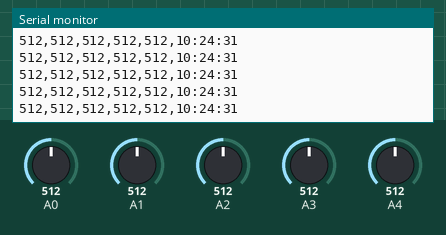
Simulated run of this sketch. Board: Arduino Uno, built with avr-gcc and run on an emulated ATmega328P. Parts: the last lines printed to the serial monitor. The inputs (shaded band) are chosen by the test bench; at power-on: A0 = 512, A1 = 512, A3 = 512, A2 = 512, A4 = 512. The local clock reads 2024-03-15 10:24:30 at power-on unless the sketch sets it; storage starts empty.

Above: at 1.2 s.
1.3 s: A0 set to 109
At 2.4 s:
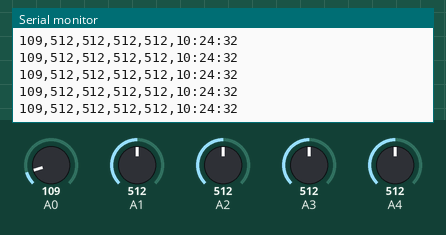
4.3 s: A0 set to 90
At 5.1 s:
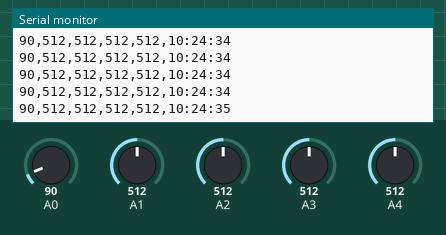
7.3 s: A1 set to 108
At 8.4 s:
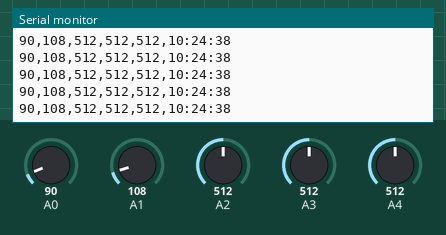
10.3 s: A1 set to 90
At 11.4 s:
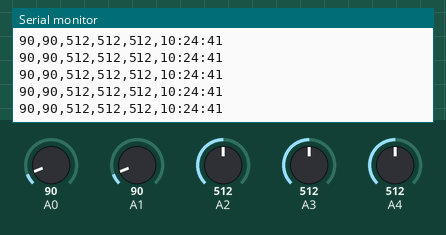
14.8 s: A3 set to 106
At 15.4 s:
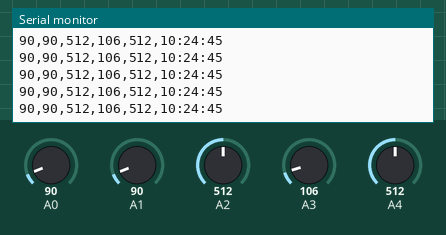
16.3 s: A3 set to 88
At 16.9 s:
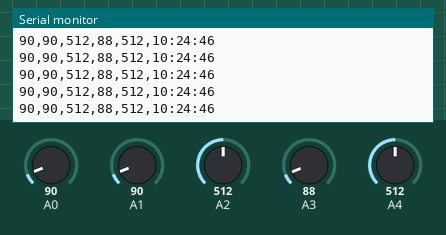
Timing chart, 0 to 18.8 s (numbered marks = the images above; inputs shaded):
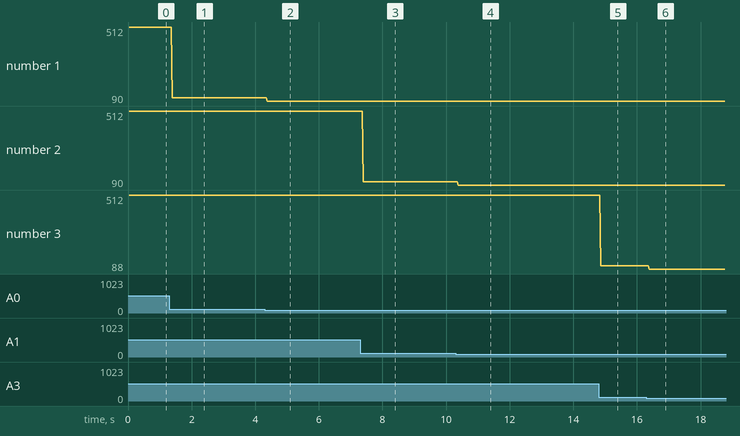

The sketch:

data_collection.ino
```cpp
#include <SPI.h>
#include <SD.h>
#include <Rtc_Pcf8563.h>

const int chipSelect = 53;
Rtc_Pcf8563 rtc;

void setup() {
  // Open serial communications and wait for port to open:
  Serial.begin(9600);
  while (!Serial) {
    ; // wait for serial port to connect. Needed for native USB port only
  }


  Serial.print("Initializing SD card...");

  // see if the card is present and can be initialized:
  if (!SD.begin(chipSelect)) {
    Serial.println("Card failed, or not present");
    // don't do anything more:
    return;
  }
  Serial.println("card initialized.");
}

void loop() {
  // make a string for assembling the data to log:
  String dataString = "";

  // read three sensors and append to the string:
  for (int analogPin = 0; analogPin <= 5; analogPin++) {
    if (analogPin < 5) {
      int sensor = analogRead(analogPin);
      dataString += String(sensor);
      dataString += ",";
    }
    if (analogPin == 5) {
      dataString += String((rtc.formatTime()));
    }
  }

  // open the file. note that only one file can be open at a time,
  // so you have to close this one before opening another.
  File dataFile = SD.open("19052018.txt", FILE_WRITE);

  if (dataFile) {
    dataFile.println(dataString);
    dataFile.close();
    // print to the serial port too:
    Serial.println(dataString);
  }
  // if the file isn't open, pop up an error:
  else {
    Serial.println("error opening file");
  }
}
```

Measured:
- after the input at 1.3 s, the serial monitor: prints a new line after 0.09 s (image 1)
- after the input at 4.3 s, the serial monitor: prints a new line after 0.08 s (image 2)
- after the input at 7.3 s, the serial monitor: prints a new line after 0.10 s (image 3)
- after the input at 10.3 s, the serial monitor: prints a new line after 0.08 s (image 4)
- after the input at 14.8 s, the serial monitor: prints a new line after 0.07 s (image 5)
- after the input at 16.3 s, the serial monitor: prints a new line after 0.08 s (image 6)
- plotted number 1: 512 → 109 after the input at 1.3 s, 109 → 90 after the input at 4.3 s
- plotted number 2: 512 → 108 after the input at 7.3 s
